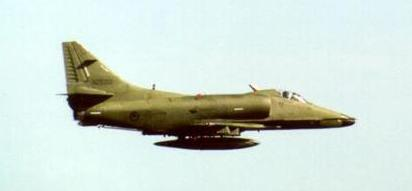
#> input picture practices/cv/images/airplane.jpg, 412 x 191 px, given in place of the camera
$ python detect_movement.py
#> lines starting #> are read from the running program, lines starting #| are printed output that depends on the picture
import cv2

# Compute the frame difference
def frame_diff(prev_frame, cur_frame, next_frame):
    # Absolute difference between current frame and next frame
    diff_frames1 = cv2.absdiff(next_frame, cur_frame)

    # Absolute difference between current frame and
     # previous frame
    diff_frames2 = cv2.absdiff(cur_frame, prev_frame)

    # Return the result of bitwise 'AND' between the
     # above two resultant images
    return cv2.bitwise_and(diff_frames1, diff_frames2)

# Capture the frame from webcam
def get_frame(cap, scaling_factor):
    # Capture the frame
#> called with scaling_factor = 0.5
    ret, frame = cap.read()
#> frame is the input picture: shape (191, 412, 3); mean B, G, R 210.6, 219.1, 206.4

    # Resize the image
    frame = cv2.resize(frame, None, fx=scaling_factor,
            fy=scaling_factor, interpolation=cv2.INTER_AREA)
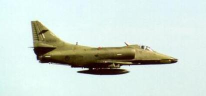
#> frame: shape (96, 206, 3); mean B, G, R 210.9, 219.4, 206.6

    return frame

if __name__=='__main__':
    cap = cv2.VideoCapture(0)
    scaling_factor = 0.5

    cur_frame, prev_frame, next_frame = None, None, None
    while True:
        frame = get_frame(cap, scaling_factor)
        prev_frame = cur_frame
        cur_frame = next_frame
        # Convert frame to grayscale image
        next_frame = cv2.cvtColor(frame, cv2.COLOR_RGB2GRAY)
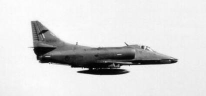
#> next_frame: shape (96, 206); min 2, max 253, mean 215.3

        if prev_frame is not None:
            cv2.imshow("Object Movement", frame_diff(prev_frame, cur_frame, next_frame))

        key = cv2.waitKey(delay=10)
#> (key Esc is pressed here)
        if key == 27:
            break

    cv2.destroyAllWindows()
